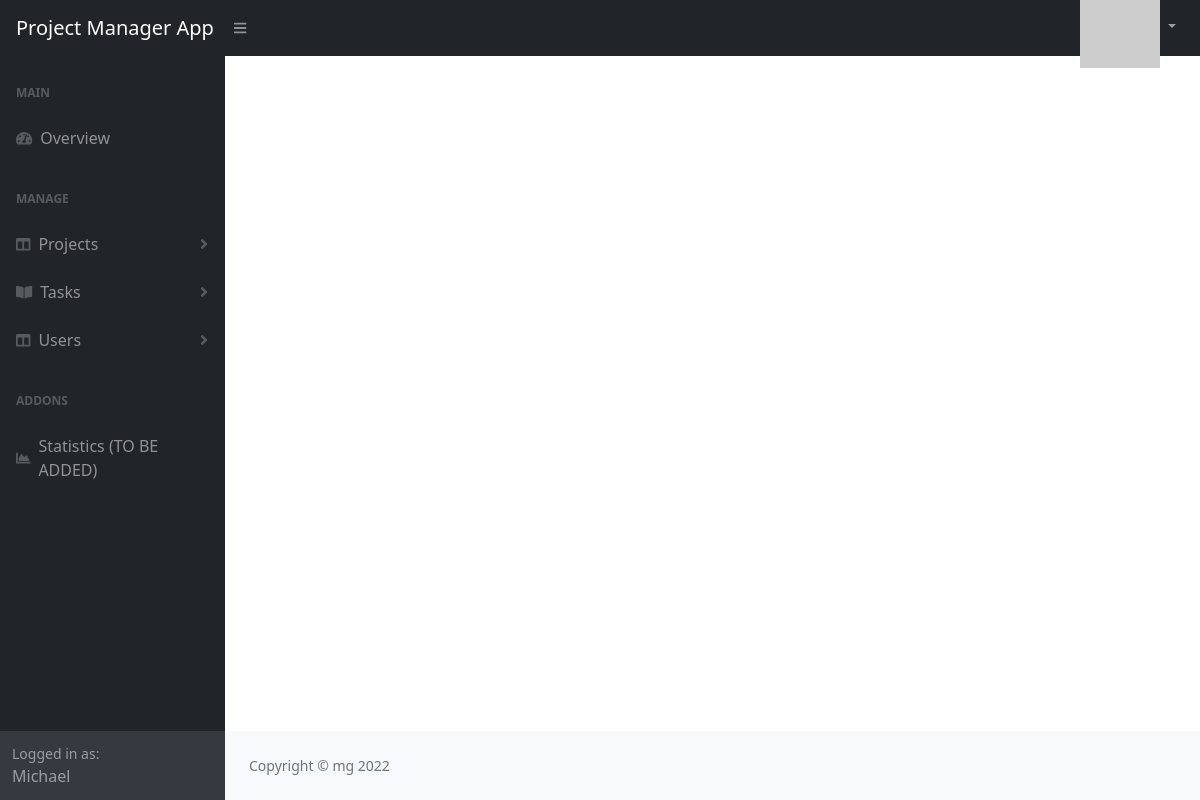
Page / (signed in) on the earlier database version.
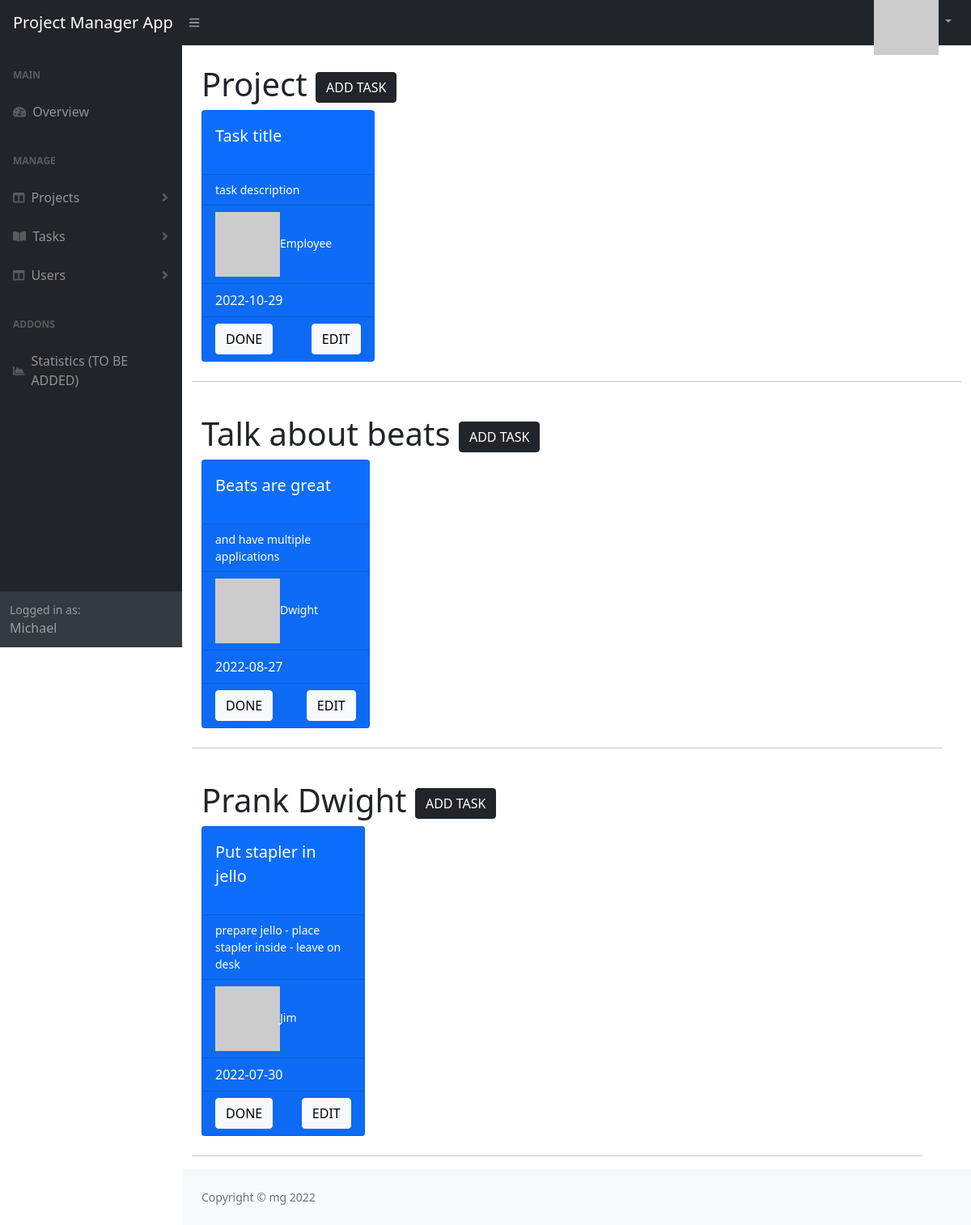
Same page on the later database version.
### main.py (models this page shows)
class User(UserMixin, db.Model):
    __tablename__ = "users"
    id = db.Column(db.Integer, primary_key=True)
    email = db.Column(db.String(100), unique=True)
    password = db.Column(db.String(100))
    name = db.Column(db.String(100))
    position = db.Column(db.String(100))
    project_id = db.Column(db.Integer, db.ForeignKey("projects.id"))
    project = relationship("Project", back_populates="users")
    tasks = relationship("Task", secondary=user_task, backref="involved_users")

class Project(db.Model):
    __tablename__ = "projects"
    id = db.Column(db.Integer, primary_key=True)
    name = db.Column(db.String(100), unique=True)
    tasks = relationship("Task", back_populates="project")
    users = relationship("User", back_populates="project")

class Task(db.Model):
    __tablename__ = "tasks"
    id = db.Column(db.Integer, primary_key=True)
    title = db.Column(db.String(), unique=True)
    description = db.Column(db.String(1000))
    deadline = db.Column(db.String(10))
    project_id = db.Column(db.Integer, db.ForeignKey("projects.id"))
    project = relationship("Project", back_populates="tasks")
    in_progress = db.Column(db.Boolean)
    task_done = db.Column(db.Boolean)
    deadline_warning = db.Column(db.Boolean)
    deadline_passed = db.Column(db.Boolean)

### main.py (the view, shortened to what this page needs)
@app.route("/", methods=["GET", "POST"])
@users_only
def index():
    task_done_form = TaskDone()
    if current_user.position == "manager":
        tasks_to_show = db.session.query(Task).all()
    else:
        project_that_user_is_on = current_user.project_id
        tasks_to_show = Project.query.get(project_that_user_is_on).tasks
    current_date_dt = datetime.now()
    current_date = str(current_date_dt)[:10]
    warning_date_dt = current_date_dt + timedelta(days=3)
    warning_date = str(warning_date_dt)[:10]
    for task in tasks_to_show:
        if task.task_done is True:
            pass
        elif task.deadline < current_date:
            task.in_progress = False
            task.deadline_warning = False
            task.deadline_passed = True
        elif task.deadline <= warning_date:
            task.in_progress = False
            task.deadline_warning = True
            task.deadline_passed = False
        else:
            task.in_progress = True
            task.deadline_warning = False
            task.deadline_passed = False
    db.session.commit()
    if current_user.position == "manager":
        all_projects = db.session.query(Project).all()
    else:
        project_that_user_is_on = current_user.project_id
        all_projects = list()
        all_projects.append(Project.query.get(project_that_user_is_on))
    return render_template("index.html", projects=all_projects, gravatar=default_avatar_mini, form=task_done_form)

### forms.py
class TaskDone(FlaskForm):
    id = HiddenField("")
    done = SubmitField("DONE")
    undone = SubmitField("UNDONE")

### main.py (called while the page is built)
def users_only(func):
    @wraps(func)
    def wrapped_view(*args, **kwargs):
        try:
            int(current_user.get_id())
        except TypeError:
            return redirect("/login")
        return func(*args, **kwargs)
    return wrapped_view

@login_manager.user_loader
def load_user(user_id):
    user = User.query.get(user_id)
    if user:
        return user
    else:
        return None

### templates/index.html (shortened to what this page needs)
{% import "bootstrap/wtf.html" as wtf %}
{% include "header.html" %}
{% include "side_navbar.html" %}
<div id="layoutSidenav_content">
    <main>
        <div class="container-fluid px-4">
        {% if current_user.position == "manager" %}
            {% set show = True %}
        {% endif %}
        {% for project in projects %}
            <h1 class="mt-4">
                {{ project.name }}
                {% if show %}
                    <a href="{{ url_for('add_task', project_id=project.id) }}">
                        <button class="btn btn-dark">ADD TASK</button>
                    </a>
                {% endif %}
            </h1>
            <div class="row">
                {% for task in project.tasks %}
                    {% set show_date = True %}
                    {% if task.deadline_passed == 1 %}
                        {% set card_color = "card bg-danger text-white mb-4" %}
                    {% elif task.deadline_warning == 1 %}
                        {% set card_color = "card bg-warning text-white mb-4" %}
                    {% elif task.task_done == 1 %}
                        {% set card_color = "card bg-success text-white mb-4" %}
                        {% set show_date = False %}
                    {% else %}
                        {% set card_color = "card bg-primary text-white mb-4" %}
                    {% endif %}
                    <div class="col-xl-3 col-md-6">
                        <div class="{{ card_color }}">
                            <div class="card-body">
                                <div class="blockquote text-white">
                                    {{ task.title }}
                                </div>
                            </div>
                            <div class="card-footer d-flex align-items-center justify-content-between">
                                <div class="small text-white">
                                    {{ task.description }}
                                </div>
                            </div>
                            <div class="card-footer d-flex align-items-center justify-content-between">
                                <div class="small text-white">
                                    {% if task.involved_users == [] %}
                                        <h6><strong>No users assigned to task !</strong></h6>
                                    {% else %}
                                        {% for user in task.involved_users %}
                                            <img src={{user.email|gravatar}}/>{{ user.name }}
                                            <br>
                                        {% endfor %}
                                    {% endif %}
                                </div>
                            </div>
                            {% if show_date %}
                            <div class="card-footer d-flex align-items-center justify-content-between">
                                {{ task.deadline }}
                            </div>
                            {% if task in current_user.tasks or current_user.position == "manager" %}
                            <div class="card-footer d-flex align-items-center justify-content-between">
                                <form action="" method="post" class="form" role="form">
                                    {{ wtf.form_field(form.done, class_="btn btn-light") }}
                                </form>
                                {% if show %}
                                     <a href="{{ url_for('edit_task', project_id=project.id, task_id=task.id) }}">
                                         <button class="btn btn-light">EDIT</button>
                                     </a>
                                {% endif %}
                            </div>
                            {% endif %}
                            {% endif %}
                        </div>
                    </div>
                {% endfor %}
                 <hr>
            {% endfor %}
        </div>
    </main>
    {% include "footer.html" %}

### templates/header.html (shortened to what this page needs)
<!DOCTYPE html>
<html lang="en">
<head>
    <link href="https://cdn.jsdelivr.net/npm/simple-datatables@latest/dist/style.css" rel="stylesheet"/>
    <link href="/static/css/styles.css" rel="stylesheet"/>
</head>
<body class="sb-nav-fixed">
{% if current_user.is_authenticated %}
<nav class="sb-topnav navbar navbar-expand navbar-dark bg-dark">
    <a class="navbar-brand ps-3">Project Manager App</a>
    <button class="btn btn-link btn-sm order-1 order-lg-0 me-4 me-lg-0" id="sidebarToggle" href="#!"><i
            class="fas fa-bars"></i></button>
    <ul class="navbar-nav ms-auto me-0 me-md-3 my-2 my-md-0">
        <li class="nav-item dropdown">
            <a class="nav-link dropdown-toggle" id="navbarDropdown" href="#" role="button" data-bs-toggle="dropdown"
               aria-expanded="false">
                <img src={{current_user.email|gravatar}}/>
            </a>
        </li>
    </ul>
</nav>
{% endif %}

### templates/side_navbar.html (shortened to what this page needs)
<div id="layoutSidenav">
    <div id="layoutSidenav_nav">
        <nav class="sb-sidenav accordion sb-sidenav-dark" id="sidenavAccordion">
            <div class="sb-sidenav-menu">
                <div class="nav">
                    <div class="sb-sidenav-menu-heading">Main</div>
                    <a class="nav-link" href="{{ url_for('index')}}">
                        <div class="sb-nav-link-icon"><i class="fas fa-tachometer-alt"></i></div>
                        Overview
                    </a>
                    {% if current_user.position == "manager" %}
                    <div class="sb-sidenav-menu-heading">Manage</div>
                    <a class="nav-link collapsed" href="#" data-bs-toggle="collapse" data-bs-target="#collapseLayouts"
                       aria-expanded="false" aria-controls="collapseLayouts">
                        <div class="sb-nav-link-icon"><i class="fas fa-columns"></i></div>
                        Projects
                        <div class="sb-sidenav-collapse-arrow"><i class="fas fa-angle-down"></i></div>
                    </a>
                    <a class="nav-link collapsed" href="#" data-bs-toggle="collapse" data-bs-target="#collapsePages"
                       aria-expanded="false" aria-controls="collapsePages">
                        <div class="sb-nav-link-icon"><i class="fas fa-book-open"></i></div>
                        Tasks
                        <div class="sb-sidenav-collapse-arrow"><i class="fas fa-angle-down"></i></div>
                    </a>
                    <a class="nav-link collapsed" href="#" data-bs-toggle="collapse" data-bs-target="#collapseUsers"
                       aria-expanded="false" aria-controls="collapseUsers">
                        <div class="sb-nav-link-icon"><i class="fas fa-columns"></i></div>
                        Users
                        <div class="sb-sidenav-collapse-arrow"><i class="fas fa-angle-down"></i></div>
                    </a>
                    <div class="sb-sidenav-menu-heading">Addons</div>
                    <a class="nav-link" href="#">
                        <div class="sb-nav-link-icon"><i class="fas fa-chart-area"></i></div>
                        Statistics (TO BE ADDED)
                    </a>
                {% endif %}
                </div>
            </div>
            {% if current_user.is_authenticated %}
            <div class="sb-sidenav-footer">
                <div class="small">Logged in as:</div>
                {{ current_user.name }}
            </div>
            {% endif %}
        </nav>
    </div>

### templates/footer.html (shortened to what this page needs)
<footer class="py-4 bg-light mt-auto">
    <div class="container-fluid px-4">
        <div class="d-flex align-items-center justify-content-between small">
            <div class="text-muted">Copyright &copy; mg 2022</div>
        </div>
    </div>
</footer>
</div>
</div>
</html>

Differences in the rows shown:
added Project: name "Project"
added Task: title "Task title", description "task description", deadline "2022-10-29", shown under "Project"
added User: name "Employee", shown under "Task title"
added Project: name "Talk about beats"
added Task: title "Beats are great", description "and have multiple applications", deadline "2022-08-27", shown under "Talk about beats"
added User: name "Dwight", shown under "Beats are great"
added Project: name "Prank Dwight"
added Task: title "Put stapler in jello", description "prepare jello - place stapler inside - leave on desk", deadline "2022-07-30", shown under "Prank Dwight"
added User: name "Jim", shown under "Put stapler in jello"
